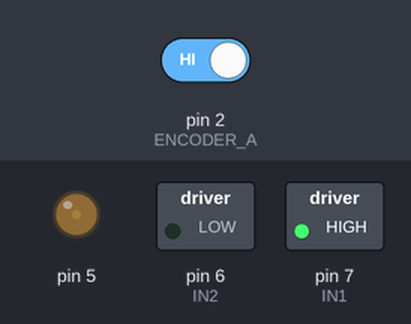
A sketch run on a simulated Arduino Uno, built with avr-gcc and run on an emulated ATmega328P. Parts: switched loads named in the sketch (green lamp = pin HIGH), output pins drawn as LEDs (lit = HIGH). Inputs (shaded band) come from the test bench; at power-on: pin 2 (ENCODER_A) HIGH. What the sketch prints to the serial monitor is not drawn.

Above: at 0.1 s.
Timing chart, 0 to 1.6 s (numbered marks = the images above):
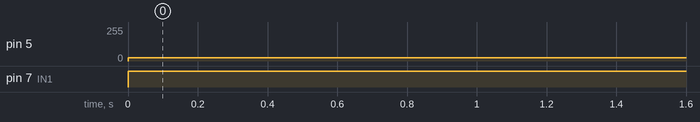

The sketch:

Wheel_encoder_DC_Motor.ino
```cpp
/*
 PID Algorithm it automatically applies an accurate and responsive correction to a control function
 Is a control loop mechanism employing feedback
*/
//PID constants

double Kp;      // is the proportional gain, a tuning parameter
double Ki;      //is the integral gain, a tuning parameter
double Kd;      //is the derivative gain, a tuning parameter,
                //Tuning a control loop is the adjustment of its control parameters ,
                //to the optimum values for the desired control response
unsigned long currentTime, previousTime;
double elapsedTime;
double error;
double lastError;
double input, output;
double setPoint;        //Target Value;
double cumError, rateError;
//----------------------------------------------------------------------------------------------
/*
 * Encoder_A and Encoder_B pins are used to read the encoder data from the microcontroller
 * data comes so fast so these two pins have to interrupt enabled pins
 */
#define ENCODER_A 2
#define ENCODER_B 3
/* The next variables are for Motor Driver
 * They are used to control motor speed and direction
 * We control the direction by the H-bridge
 * An H-bridge is an electronic circuit that switches the polarity of a voltage applied to a load.
 * These circuits are often used in robotics and other applications
 * to allow DC motors to run forwards or backwards
*/
#define PWM 5             //Motor Driver PWM input
#define IN2 6             //Motor Driver input
#define IN1 7             //Motor Driver input
int pos;                  //to store the position of the motor shaft

/*
 * This Fucntion is used to set the motor direction and speed
 * it takes Parameters (rotation direction , PWM Speed , PWM Pin ,in1 pin , in2 Pin)
 */

void setMotor(int dir , int pwmVal , int pwm , int in1 ,int in2)
{
  analogWrite(pwm,pwmVal);             //Setting the Speed
  if(dir==1)
  {
    digitalWrite(in1,HIGH);
    digitalWrite(in2,LOW);
  }
  else if (dir == -1)
  {
    digitalWrite(in1,LOW);
    digitalWrite(in2,HIGH);
    }
    else
    {
      digitalWrite(in1,LOW);
    digitalWrite(in2,LOW);
      }
  }

void setup() {
  setPoint = 0; //set point at zero degrees
  Serial.begin(9600);
  pinMode(ENCODER_A, INPUT); // ENCODER_A as Input
  pinMode(ENCODER_B, INPUT); // ENCODER_B as Input
  pinMode(IN2, OUTPUT); // MOTOR_CW as Output
  pinMode(IN1, OUTPUT); // MOTOR_CW as Output
  /* attach an interrupt to pin ENCODER_A of the Arduino,
   *  and when the pulse is in the RISING edge called the function -----.
*/
  attachInterrupt(digitalPinToInterrupt(ENCODER_A),readEncoder,RISING);
}

void loop() {
  setMotor(1 , 25,PWM,IN1,IN2);
  delay(200);
  Serial.println(pos);

}

double computePID(double inp)
{
  currentTime = millis();                              //get the current time
  elapsedTime = (double) (currentTime-previousTime);   //Calculate ElapsedTime
  error = setPoint - inp;                              //Calculate the error by get the difference between target and measured value
  cumError += error * elapsedTime;                     // compute integral
  rateError = (error - lastError)/elapsedTime;         // compute derivative
  double out = Kp*error + Ki*cumError + Kd*rateError;
  lastError = error;                                   //Remember Current error
  previousTime = currentTime;                          //Remember Current time
  return out;                                          //This signal tells us the direction and speed to turn the motor
}
/*
* The signal that comes from PID Algorithm we need to convert it to speed and direction
*/
void convertSignal(float outSignal)
{
  float pwr =  fabs(outSignal);
  if(pwr > 255)
    pwr =255;
  int dir = 1;
  if(outSignal < 0)
    dir = -1;
    setMotor(dir , pwr ,PWM,IN1,IN2);
  }
  //Get the position of the motor
void readEncoder()
{
  if(digitalRead(ENCODER_B)==HIGH)
  {
    pos++;
    }
    else
    {
      pos--;
    }
}
```

Measured:
- by itself, pin 5: 0/255 → 25/255 at 0.00 s
- by itself, pin 7 (IN1): LOW → HIGH at 0.00 s
